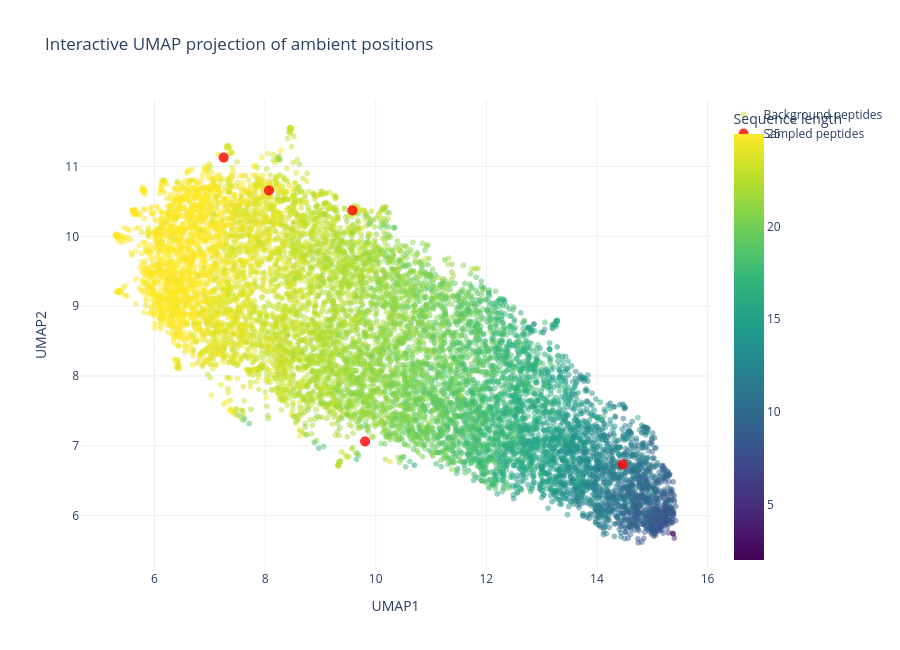

The cell this chart's notebook holds for it:
### Code cell
import umap

umap_ambient = umap.UMAP(
    n_components=2,
    n_neighbors=15,
    min_dist=0.1,
    metric="euclidean",
    random_state=32,
)

ambient_umap = umap_ambient.fit_transform(
    decoded_background.detach().cpu().numpy()
)
sampled_ambient_umap = umap_ambient.transform(
    decoded_sampled.detach().cpu().numpy()
)

fig = go.Figure()

background_lengths = [len(peptide) for peptide in background_peptides]

fig.add_trace(go.Scattergl(
    x=ambient_umap[:, 0],
    y=ambient_umap[:, 1],
    mode="markers",
    name="Background peptides",
    marker=dict(
        size=6,
        opacity=0.5,
        color=background_lengths,
        colorscale="Viridis",
        colorbar=dict(title="Sequence length"),
    ),
    customdata=[
        (peptide, length)
        for peptide, length in zip(background_peptides, background_lengths)
    ],
    hovertemplate=(
        "Sequence: %{customdata[0]}<br>"
        "Length: %{customdata[1]}<br>"
        "UMAP1: %{x:.4f}<br>"
        "UMAP2: %{y:.4f}<extra></extra>"
    ),
))

fig.add_trace(go.Scattergl(
    x=sampled_ambient_umap[:, 0],
    y=sampled_ambient_umap[:, 1],
    mode="markers",
    name="Sampled peptides",
    marker=dict(size=10, color="red", opacity=0.8),
    customdata=sampled_peptides,
    hovertemplate=(
        "Sequence: %{customdata}<br>"
        "UMAP1: %{x:.4f}<br>"
        "UMAP2: %{y:.4f}<extra></extra>"
    ),
))

fig.update_layout(
    title="Interactive UMAP projection of ambient positions",
    xaxis_title="UMAP1",
    yaxis_title="UMAP2",
    template="plotly_white",
    width=900,
    height=650,
    showlegend=True,
)

fig.show()

### Figure 1 — Plotly figure (JSON) as saved in the notebook; plotly's stock layout.template omitted (floating-point values rounded to 4 significant figures; data arrays with more than 128 entries replaced by an {"elided": "..."} marker saying what was removed)
{"data": [{"customdata": {"elided": "10000x2 mixed values"}, "hovertemplate": "Sequence: %{customdata[0]}<br>Length: %{customdata[1]}<br>UMAP1: %{x:.4f}<br>UMAP2: %{y:.4f}<extra></extra>", "marker": {"color": {"elided": "10000 int values"}, "colorbar": {"title": {"text": "Sequence length"}}, "colorscale": [[0, "#440154"], [0.1111, "#482878"], [0.2222, "#3e4989"], [0.3333, "#31688e"], [0.4444, "#26828e"], [0.5556, "#1f9e89"], [0.6667, "#35b779"], [0.7778, "#6ece58"], [0.8889, "#b5de2b"], [1, "#fde725"]], "opacity": 0.5, "size": 6}, "mode": "markers", "name": "Background peptides", "type": "scattergl", "x": {"elided": "10000 float values"}, "y": {"elided": "10000 float values"}}, {"customdata": ["FLVTLGLNIVSGIVLKRYREVYQ", "MLWRLVQQWSV", "MSWKKALRIPGGLRAATVTLML", "AVHDRQAAELAWGRAIAFLKKRLG", "IFMAVFKKRVVYTKYRHDRHAIK"], "hovertemplate": "Sequence: %{customdata}<br>UMAP1: %{x:.4f}<br>UMAP2: %{y:.4f}<extra></extra>", "marker": {"color": "red", "opacity": 0.8, "size": 10}, "mode": "markers", "name": "Sampled peptides", "type": "scattergl", "x": [9.578, 14.47, 9.808, 7.25, 8.069], "y": [10.37, 6.735, 7.063, 11.13, 10.66]}], "layout": {"height": 650, "showlegend": true, "title": {"text": "Interactive UMAP projection of ambient positions"}, "width": 900, "xaxis": {"title": {"text": "UMAP1"}}, "yaxis": {"title": {"text": "UMAP2"}}}}
